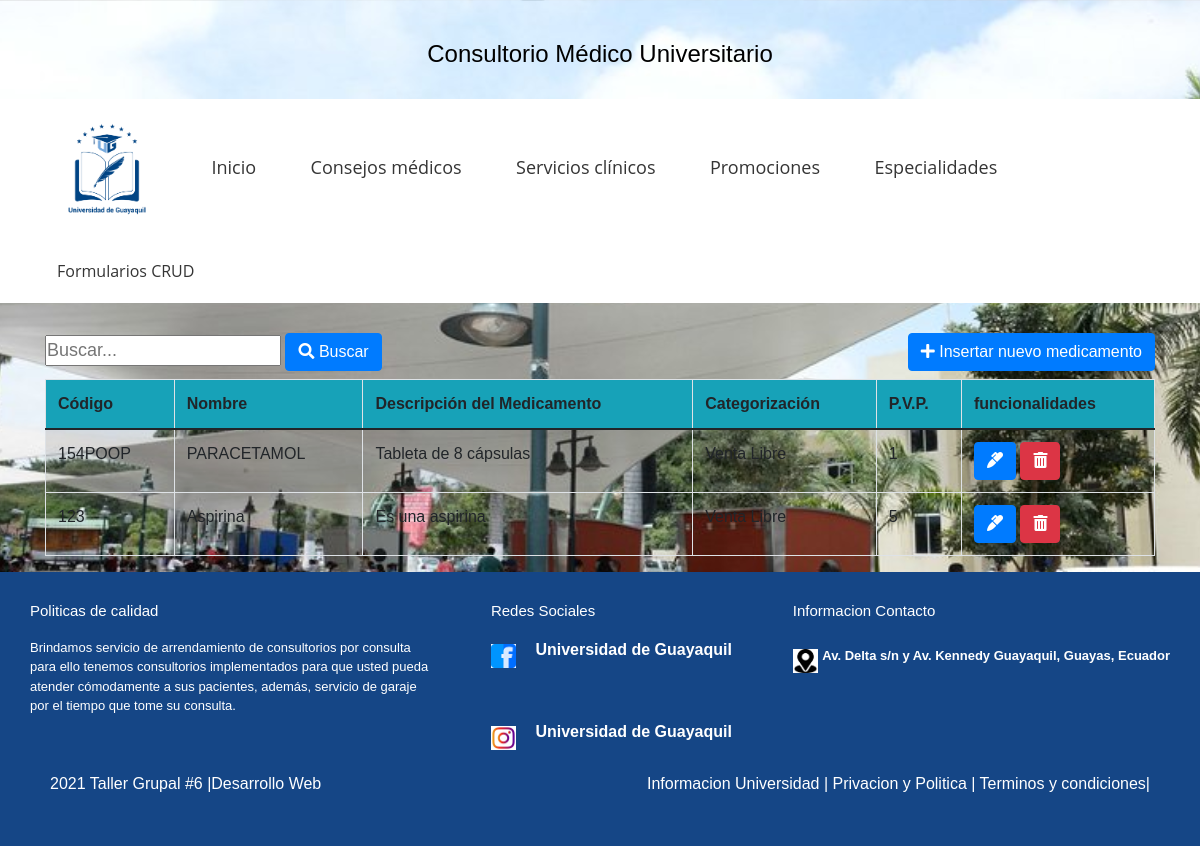
Page /index.php?c=medicamentos&f=index on the committed database.
### tables this page shows
CREATE TABLE `medicamentos` (
  `med_id` int(11) NOT NULL,
  `med_codigo` varchar(10) NOT NULL,
  `med_nombre` varchar(50) NOT NULL,
  `med_descripcion` varchar(200) NOT NULL,
  `med_estado` int(11) NOT NULL,
  `med_precio` int(11) NOT NULL,
  `med_idCategoria` int(11) NOT NULL,
  `med_usuarioActualizacion` varchar(12) NOT NULL,
  `med_fechaActualizacion` datetime NOT NULL
);

CREATE TABLE `categoria` (
  `cat_id` int(11) NOT NULL,
  `cat_nombre` varchar(30) NOT NULL,
  `cat_descripcion` varchar(100) NOT NULL,
  `cat_estado` int(1) NOT NULL,
  `cat_usuarioActualizacion` varchar(12) NOT NULL,
  `cat_fechaActualizacion` datetime NOT NULL
);

### controlador/MedicamentosController.php (called while the page is built, shortened)
<?php
require_once 'modelo/dao/MedicamentoDAO.php';
class MedicamentosController {
    private $modelo;
    public function __construct() {
        $this->modelo = new MedicamentoDAO();
    }
    public function index() {
        $resultados = $this->modelo->listar();
        require_once 'vista/medicamento/medicamentos.list.php';
    }
}

### controlador/FrontController.php (called while the page is built, shortened)
<?php
class FrontController {
    public function ruteo($controlador, $func){
        $funcion = (!empty($_REQUEST['f']))?htmlentities($_REQUEST['f']):$func;
        $controlador = new $controlador();
        $controlador->$funcion();
    }
}

### index.php (called while the page is built)
<?php
require_once 'controlador/FrontController.php';
if(isset($_GET['c']) && isset($_GET['f'])){
    $control = $_GET['c'];
    $funcion = $_GET['f'];
} else {
    $control = "paciente";
    $funcion = "index";
}
$frontController = new FrontController();
$frontController->ruteo($control, $funcion);

### config/Conexion.php (called while the page is built)
<?php
class Conexion{
    public static function getConexion(){
        $database_username = 'root';
        $database_password = '';
        $dbname="consultorio_ug";
        $dsn = 'mysql:host=localhost;dbname=' . $dbname;
        $conexion = null;
        try{
            $conexion = new PDO($dsn, $database_username, $database_password );
        }catch(Exception $e){
                echo $e;
                die("error " . $e->getMessage());
        }
        return $conexion;
    }
}

### modelo/dao/MedicamentoDAO.php (called while the page is built, shortened)
<?php
require_once 'config/Conexion.php';
class MedicamentoDAO {
    private $con;
    public function __construct() {
        $this->con = Conexion::getConexion();
    }
    public function listar(){
        $sql = "select * from medicamentos, categoria where med_idCategoria= cat_id and med_estado=1 ";
        $stmt = $this->con->prepare($sql);
        $stmt->execute();
        $resultados = $stmt->fetchAll(PDO::FETCH_ASSOC);
        return $resultados;
    }
}

### vista/medicamento/medicamentos.list.php (the view)
<?php require_once 'vista/templates/header.php'; ?>
<div class="container">
    <div class="row">
        <div class="col-sm-6">
            <form action="index.php?c=medicamentos&f=buscar" method="POST">
                <input type="text" name="busqueda" id="busqueda"  placeholder="Buscar..."/>
                <button type="submit" class="btn btn-primary"><i class="fas fa-search"></i> Buscar</button>
            </form>
        </div>
        <div class="col-sm-6 d-flex flex-column align-items-end">
            <a href="index.php?c=medicamentos&f=nuevo">
                <button type="button" class="btn btn-primary"><i class="fas fa-plus"></i> Insertar nuevo medicamento</button>
            </a>
        </div>
    </div>
    <div class="table-responsive mt-2">
        <table class="table table-striped table-bordered">
            <thead class="bg-info">
            <th>Código </th>
            <th>Nombre </th>
            <th>Descripción del Medicamento </th>
            <th>Categorización </th>
            <th>P.V.P. </th>
            <th>funcionalidades </th>
            </thead>
            <tbody class="tabladatos">
                <?php
                foreach ($resultados as $fila) {
                    ?>
                    <tr>
                        <td><?php echo $fila['med_codigo']; ?></td>
                        <td><?php echo $fila['med_nombre']; ?></td>
                         <td><?php echo $fila['med_descripcion']; ?></td>
                        <td><?php echo $fila['cat_nombre']; ?></td>
                        <td><?php echo $fila['med_precio']; ?></td>
                        <td><a class="btn btn-primary" href="index.php?c=medicamentos&f=editar&id=<?php echo $fila['med_id']; ?>"><i class="fas fa-marker"></i></a>
                            <a class="btn btn-danger" onclick="if (!confirm('Esta seguro de eliminar el medicamento?'))
                                        return false;"  href="index.php?c=medicamentos&f=eliminar&id=<?php echo $fila['med_id']; ?>">
                                <i class="fas fa-trash-alt"></i></a>
                        </td>
                    </tr>
                <?php } ?>
            </tbody>
        </table>
    </div>
</div>
<?php require_once 'vista/templates/footer.php'; ?>

### assets/css/header/header.css (style rules this page uses)
* { margin: 0; padding: 0; -webkit-box-sizing: border-box; -moz-box-sizing: border-box; box-sizing: border-box; }

### assets/css/GallardoDouglas/style.css (style rules this page uses)
select, input, textarea { font-size: large; }

### assets/css/PreciadoRonald/misEstilos.css (style rules this page uses)
body { margin:auto; padding:0; background:url(12.jpeg); background-size:cover; background-position:center; font-family: arial,helvetica; box-sizing: border-box; }

### rows in the picture
medicamentos: med_codigo "154POOP", med_nombre "PARACETAMOL", med_descripcion "Tableta de 8 cápsulas", categoria.cat_nombre "Venta Libre", med_precio "1"
medicamentos: med_codigo "123", med_nombre "Aspirina", med_descripcion "Es una aspirina", categoria.cat_nombre "Venta Libre", med_precio "5"
